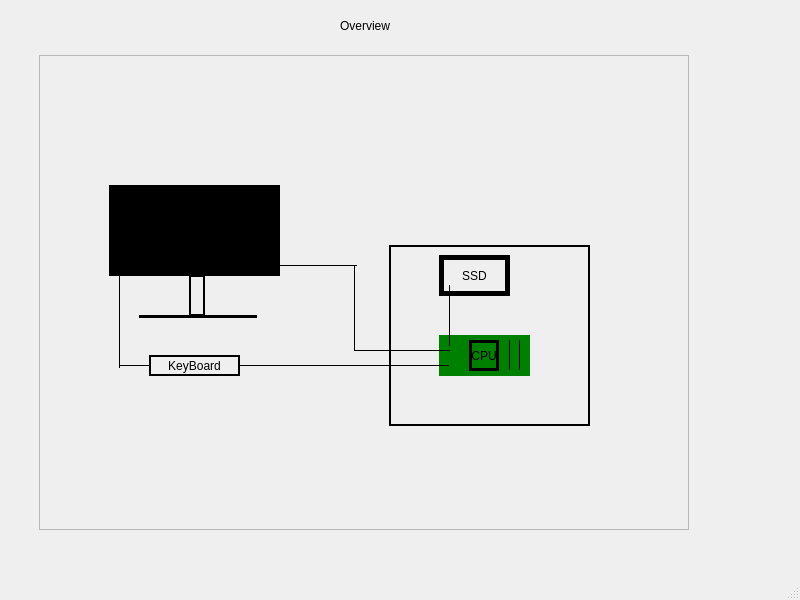
<?xml version="1.0" encoding="UTF-8"?>
<ui version="4.0">
 <class>MainWindow</class>
 <widget class="QMainWindow" name="MainWindow">
  <property name="geometry">
   <rect>
    <x>0</x>
    <y>0</y>
    <width>800</width>
    <height>600</height>
   </rect>
  </property>
  <property name="windowTitle">
   <string>Overview</string>
  </property>
  <widget class="QWidget" name="centralwidget">
   <widget class="QWidget" name="verticalLayoutWidget">
    <property name="geometry">
     <rect>
      <x>39</x>
      <y>19</y>
      <width>652</width>
      <height>511</height>
     </rect>
    </property>
    <layout class="QVBoxLayout" name="verticalLayout_2">
     <property name="sizeConstraint">
      <enum>QLayout::SetNoConstraint</enum>
     </property>
     <item>
      <widget class="QLabel" name="MainWindownSubTitle">
       <property name="sizePolicy">
        <sizepolicy hsizetype="Preferred" vsizetype="Fixed">
         <horstretch>0</horstretch>
         <verstretch>0</verstretch>
        </sizepolicy>
       </property>
       <property name="minimumSize">
        <size>
         <width>639</width>
         <height>30</height>
        </size>
       </property>
       <property name="layoutDirection">
        <enum>Qt::LeftToRight</enum>
       </property>
       <property name="text">
        <string>Overview</string>
       </property>
       <property name="textFormat">
        <enum>Qt::AutoText</enum>
       </property>
       <property name="alignment">
        <set>Qt::AlignHCenter|Qt::AlignTop</set>
       </property>
       <property name="wordWrap">
        <bool>false</bool>
       </property>
       <property name="margin">
        <number>10</number>
       </property>
      </widget>
     </item>
     <item>
      <widget class="QFrame" name="MainWindownProcessorSystemArea">
       <property name="sizePolicy">
        <sizepolicy hsizetype="Fixed" vsizetype="Preferred">
         <horstretch>0</horstretch>
         <verstretch>0</verstretch>
        </sizepolicy>
       </property>
       <property name="minimumSize">
        <size>
         <width>650</width>
         <height>0</height>
        </size>
       </property>
       <property name="frameShape">
        <enum>QFrame::StyledPanel</enum>
       </property>
       <property name="frameShadow">
        <enum>QFrame::Raised</enum>
       </property>
       <widget class="QLabel" name="MainWindowComputerDisplay">
        <property name="geometry">
         <rect>
          <x>70</x>
          <y>130</y>
          <width>171</width>
          <height>91</height>
         </rect>
        </property>
        <property name="styleSheet">
         <string notr="true">border: 200px solid black;</string>
        </property>
        <property name="text">
         <string/>
        </property>
       </widget>
       <widget class="QLabel" name="MainWindowComputerStand">
        <property name="geometry">
         <rect>
          <x>150</x>
          <y>220</y>
          <width>16</width>
          <height>41</height>
         </rect>
        </property>
        <property name="styleSheet">
         <string notr="true">border: 2px solid black;</string>
        </property>
        <property name="text">
         <string/>
        </property>
       </widget>
       <widget class="Line" name="line">
        <property name="geometry">
         <rect>
          <x>100</x>
          <y>260</y>
          <width>118</width>
          <height>3</height>
         </rect>
        </property>
        <property name="styleSheet">
         <string notr="true">border: 2px solid black;</string>
        </property>
        <property name="orientation">
         <enum>Qt::Horizontal</enum>
        </property>
       </widget>
       <widget class="QLabel" name="label">
        <property name="geometry">
         <rect>
          <x>110</x>
          <y>300</y>
          <width>91</width>
          <height>21</height>
         </rect>
        </property>
        <property name="styleSheet">
         <string notr="true">border: 2px solid black;</string>
        </property>
        <property name="text">
         <string>KeyBoard</string>
        </property>
        <property name="alignment">
         <set>Qt::AlignCenter</set>
        </property>
        <property name="margin">
         <number>0</number>
        </property>
       </widget>
       <widget class="Line" name="line_2">
        <property name="geometry">
         <rect>
          <x>80</x>
          <y>220</y>
          <width>1</width>
          <height>93</height>
         </rect>
        </property>
        <property name="styleSheet">
         <string notr="true">border: 1px solid black;</string>
        </property>
        <property name="orientation">
         <enum>Qt::Vertical</enum>
        </property>
       </widget>
       <widget class="Line" name="line_3">
        <property name="geometry">
         <rect>
          <x>80</x>
          <y>310</y>
          <width>30</width>
          <height>1</height>
         </rect>
        </property>
        <property name="styleSheet">
         <string notr="true">border: 1px solid black;</string>
        </property>
        <property name="orientation">
         <enum>Qt::Horizontal</enum>
        </property>
       </widget>
       <widget class="QLabel" name="label_2">
        <property name="geometry">
         <rect>
          <x>350</x>
          <y>190</y>
          <width>201</width>
          <height>181</height>
         </rect>
        </property>
        <property name="styleSheet">
         <string notr="true">border: 2px solid black;</string>
        </property>
        <property name="text">
         <string/>
        </property>
       </widget>
       <widget class="QLabel" name="label_3">
        <property name="geometry">
         <rect>
          <x>400</x>
          <y>280</y>
          <width>91</width>
          <height>41</height>
         </rect>
        </property>
        <property name="styleSheet">
         <string notr="true">border: 22px solid green;</string>
        </property>
        <property name="text">
         <string/>
        </property>
       </widget>
       <widget class="QLabel" name="label_4">
        <property name="geometry">
         <rect>
          <x>430</x>
          <y>285</y>
          <width>30</width>
          <height>31</height>
         </rect>
        </property>
        <property name="styleSheet">
         <string notr="true">border: 3px solid black;</string>
        </property>
        <property name="text">
         <string>CPU</string>
        </property>
        <property name="alignment">
         <set>Qt::AlignCenter</set>
        </property>
       </widget>
       <widget class="Line" name="line_4">
        <property name="geometry">
         <rect>
          <x>470</x>
          <y>285</y>
          <width>1</width>
          <height>30</height>
         </rect>
        </property>
        <property name="styleSheet">
         <string notr="true">border: 1px solid black;</string>
        </property>
        <property name="orientation">
         <enum>Qt::Vertical</enum>
        </property>
       </widget>
       <widget class="Line" name="line_5">
        <property name="geometry">
         <rect>
          <x>480</x>
          <y>285</y>
          <width>1</width>
          <height>30</height>
         </rect>
        </property>
        <property name="styleSheet">
         <string notr="true">border: 1px solid black;</string>
        </property>
        <property name="orientation">
         <enum>Qt::Vertical</enum>
        </property>
       </widget>
       <widget class="QLabel" name="label_5">
        <property name="geometry">
         <rect>
          <x>400</x>
          <y>200</y>
          <width>71</width>
          <height>41</height>
         </rect>
        </property>
        <property name="styleSheet">
         <string notr="true">border:5px solid black;</string>
        </property>
        <property name="text">
         <string>SSD</string>
        </property>
        <property name="alignment">
         <set>Qt::AlignCenter</set>
        </property>
       </widget>
       <widget class="Line" name="line_6">
        <property name="geometry">
         <rect>
          <x>410</x>
          <y>230</y>
          <width>1</width>
          <height>61</height>
         </rect>
        </property>
        <property name="styleSheet">
         <string notr="true">border: 1px solid black;</string>
        </property>
        <property name="orientation">
         <enum>Qt::Vertical</enum>
        </property>
       </widget>
       <widget class="Line" name="line_7">
        <property name="geometry">
         <rect>
          <x>200</x>
          <y>310</y>
          <width>210</width>
          <height>1</height>
         </rect>
        </property>
        <property name="styleSheet">
         <string notr="true">border: 1px solid black;</string>
        </property>
        <property name="orientation">
         <enum>Qt::Horizontal</enum>
        </property>
       </widget>
       <widget class="Line" name="line_8">
        <property name="geometry">
         <rect>
          <x>200</x>
          <y>210</y>
          <width>118</width>
          <height>1</height>
         </rect>
        </property>
        <property name="styleSheet">
         <string notr="true">border: 1px solid black;</string>
        </property>
        <property name="orientation">
         <enum>Qt::Horizontal</enum>
        </property>
       </widget>
       <widget class="Line" name="line_9">
        <property name="geometry">
         <rect>
          <x>315</x>
          <y>210</y>
          <width>1</width>
          <height>86</height>
         </rect>
        </property>
        <property name="styleSheet">
         <string notr="true">border: 1px solid black;</string>
        </property>
        <property name="orientation">
         <enum>Qt::Vertical</enum>
        </property>
       </widget>
       <widget class="Line" name="line_10">
        <property name="geometry">
         <rect>
          <x>316</x>
          <y>295</y>
          <width>95</width>
          <height>1</height>
         </rect>
        </property>
        <property name="styleSheet">
         <string notr="true">border: 1px solid black;</string>
        </property>
        <property name="orientation">
         <enum>Qt::Horizontal</enum>
        </property>
       </widget>
      </widget>
     </item>
    </layout>
   </widget>
  </widget>
  <widget class="QStatusBar" name="statusbar"/>
 </widget>
 <resources/>
 <connections/>
</ui>
